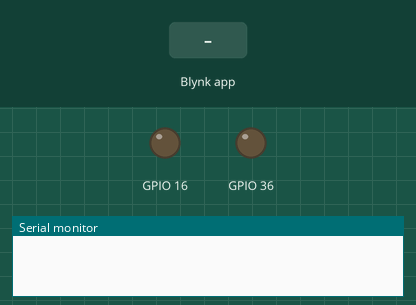
This sketch was run on a simulated ESP32. Parts: output pins drawn as LEDs (lit = HIGH), the last lines printed to the serial monitor. The inputs (shaded band) are chosen by the test bench. WiFi joins after 1.5 s; servers stay silent unless stated.

Above: at 3.0 s.
3.1 s: Blynk app writes 1 to V0
At 4.1 s:
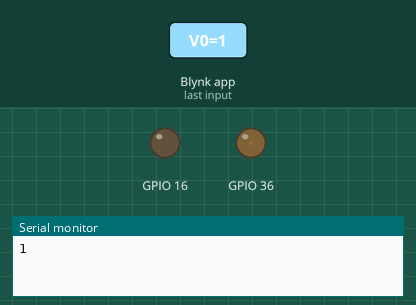
4.6 s: Blynk app writes 200 to V0
At 5.2 s:
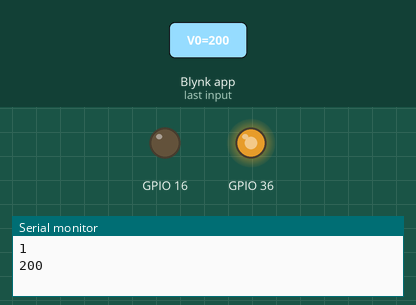
Timing chart, 0 to 7.6 s (numbered marks = the images above; inputs shaded):
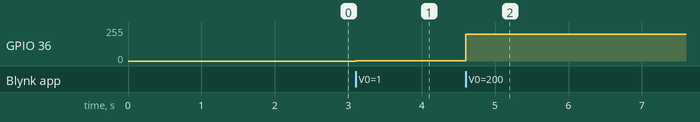

Measured:
- after the input at 3.1 s, GPIO 36: 0/255 → 1/255 at once
- after the input at 4.6 s, GPIO 36: 1/255 → 200/255 at once

The sketch:

BlynkSetup.ino
```cpp
// (licence header left out)
/**
 * FILL OUT THE FOLLOWING BASED ON YOUR TEMPLATE INFORMATION
 * 1. BLYNK_TEMPLATE_ID (line 48)
 * 2. BLYNK_DEVICE_NAME (line 49)
 * 3. BLYNK_AUTH_TOKEN (line 50)
 */

/* Comment this out to disable prints and save space */
#define BLYNK_PRINT Serial

/* Fill-in your Template ID (only if using Blynk.Cloud) */
#define BLYNK_TEMPLATE_ID "TMPL3sUCOUkx"
#define BLYNK_TEMPLATE_NAME "ESE 3500 Lab 4"
#define BLYNK_AUTH_TOKEN "YrXxe14WVH0zWcnFWcMAveoePrWLNqhO"


#include <WiFi.h>
#include <WiFiClient.h>
#include <BlynkSimpleEsp32.h>

// You should get Auth Token in the Blynk App.
// Go to the Project Settings (nut icon).
char auth[] = BLYNK_AUTH_TOKEN;

// Your WiFi credentials.
// Set password to "" for open networks.
char ssid[] = "Samsung Galaxy S10+";
char pass[] = "mahim123";


// This function is called every time the device is connected to the Blynk.Cloud
BLYNK_CONNECTED()
{
  // Change Web Link Button message to "Congratulations!"
  Blynk.setProperty(V3, "offImageUrl", "https://static-image.nyc3.cdn.digitaloceanspaces.com/general/fte/congratulations.png");
  Blynk.setProperty(V3, "onImageUrl",  "https://static-image.nyc3.cdn.digitaloceanspaces.com/general/fte/congratulations_pressed.png");
  Blynk.setProperty(V3, "url", "https://docs.blynk.io/en/getting-started/what-do-i-need-to-blynk/how-quickstart-device-was-made");
}

BLYNK_WRITE(V0) {
  int up = param.asInt();
  Serial.println(up);
  analogWrite(A0, up);
}

void setup()
{
  // Debug console
  Serial.begin(115200);
  pinMode(16, OUTPUT);
  Blynk.begin(auth, ssid, pass);
}

void loop()
{
  Blynk.run();
}
```
